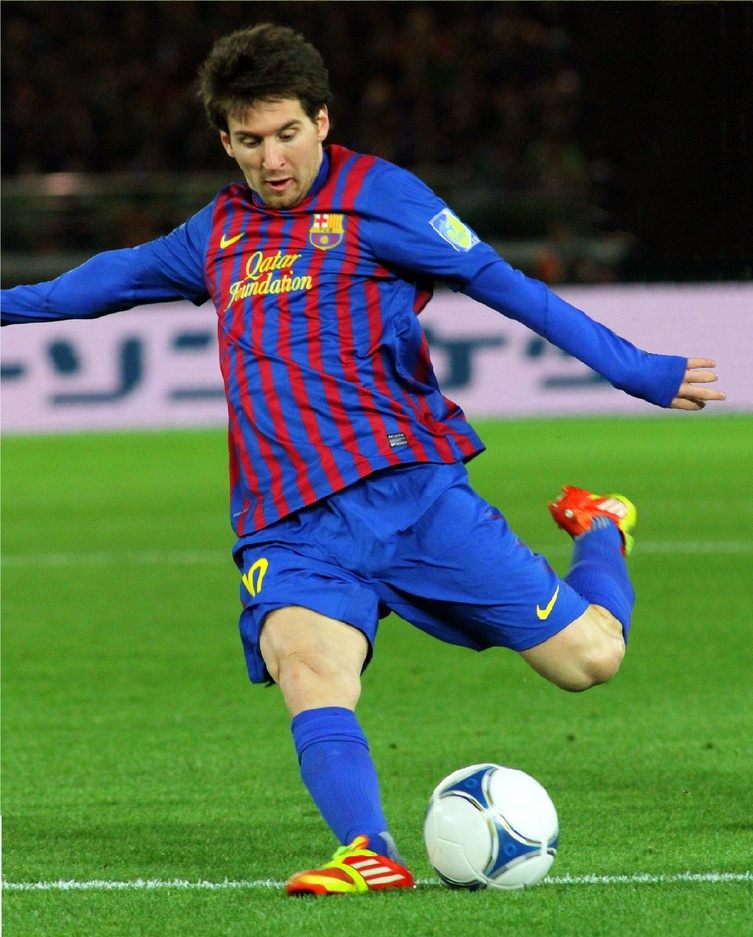
#> input picture Pic/Lionel.jpeg, 753 x 937 px, shrunk from 2032 x 2528 before the run, found by its file name
$ python labtestPrepGMBM.py
#> lines starting #> are read from the running program, lines starting #| are printed output that depends on the picture
'''
1.Grayscale, Binary Convert
2.Manual Histogram
3.Bit masking and Bit slicing
4.Move Intensity
'''
import cv2
import numpy as np
import matplotlib.pyplot as plt

def main():
    path = "/home/mehedi/Desktop/Digital Image Processing/Pic/Lionel.jpeg"
    rgbImg = plt.imread(path)
#> rgbImg is the input picture: shape (937, 753, 3); mean R, G, B 78.1, 101.8, 76.1
    rgbImg1 = cv2.resize(rgbImg,(200,200))
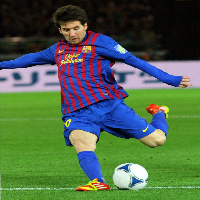
#> rgbImg1: shape (200, 200, 3); mean R, G, B 77.8, 101.5, 75.8
    print(rgbImg.shape)
#| (937, 753, 3)

    grayscale = cvtGrayscale(rgbImg)
    r,c = grayscale.shape

    # [8 lines of commented-out code are left out]

    img_set = [rgbImg,rgbImg1]
    title_set = ['rgbImg','grayscale']

    plt_img(img_set,title_set)
    #plt_hist(img_set,title_set,r,c)

def cvtGrayscale(img):
    r,c,k = img.shape
#> r = 937; c = 753; k = 3
    red = img[:,:,0]
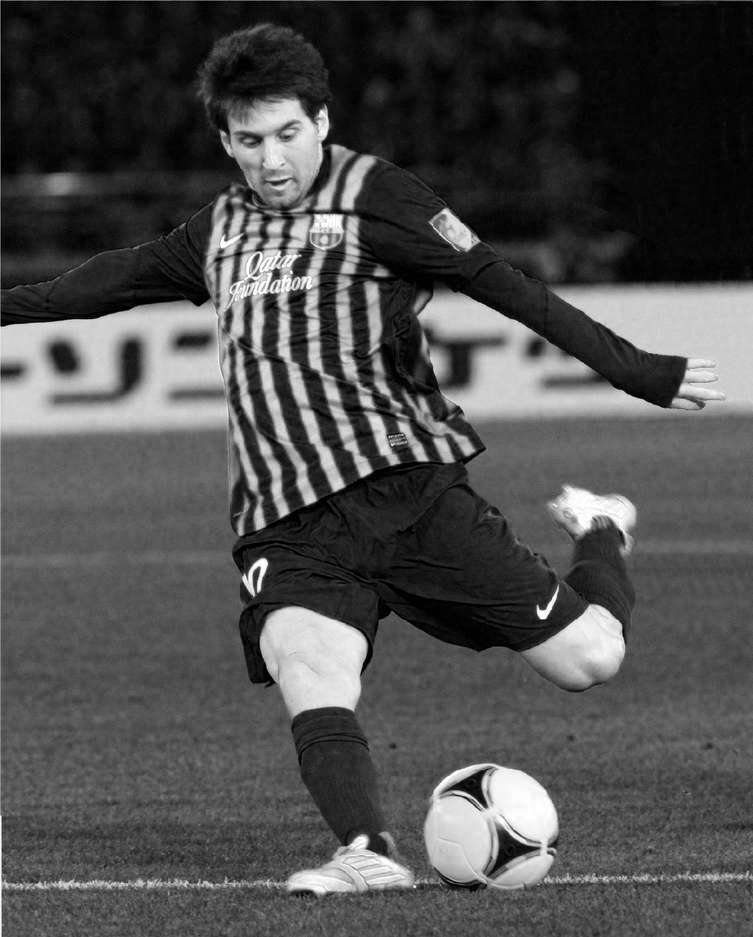
#> red: shape (937, 753); min 0, max 255, mean 78.1
    green = img[:,:,1]
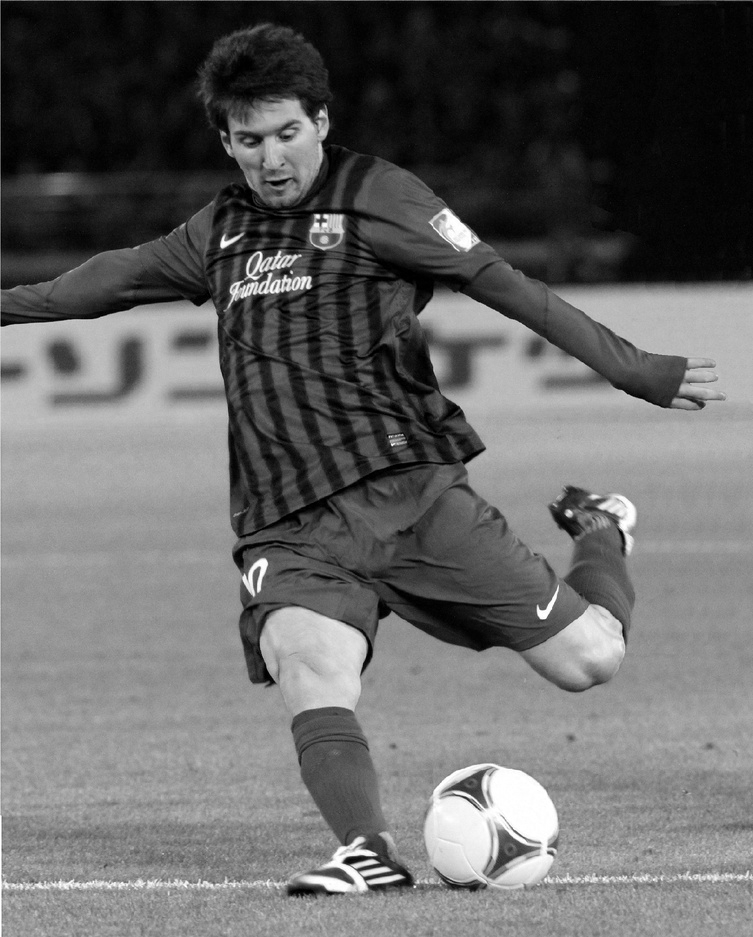
#> green: shape (937, 753); min 0, max 255, mean 101.8
    blue = img[:,:,2]
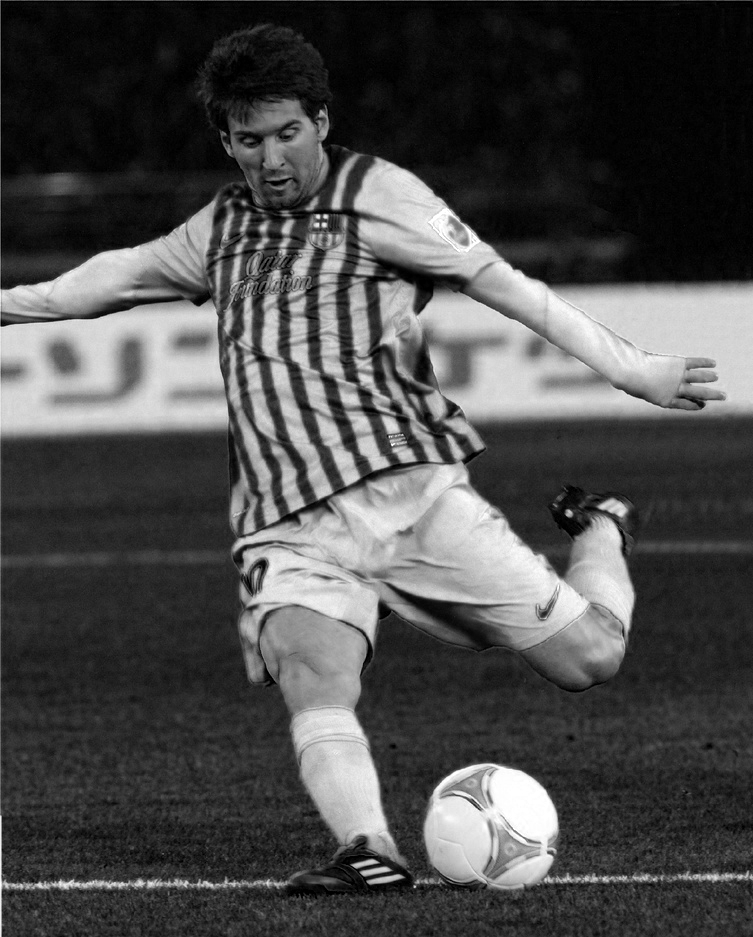
#> blue: shape (937, 753); min 0, max 255, mean 76.1
    grayscale = np.zeros((r,c),dtype=np.uint8)

    for i in range(r):
        for j in range(c):
            temp= 0.144 * red[i,j] + 0.587 * green[i,j] + 0.299 * blue[i,j]
            temp = max(temp,0)
            temp = min(255,temp)
            grayscale[i,j] =  temp
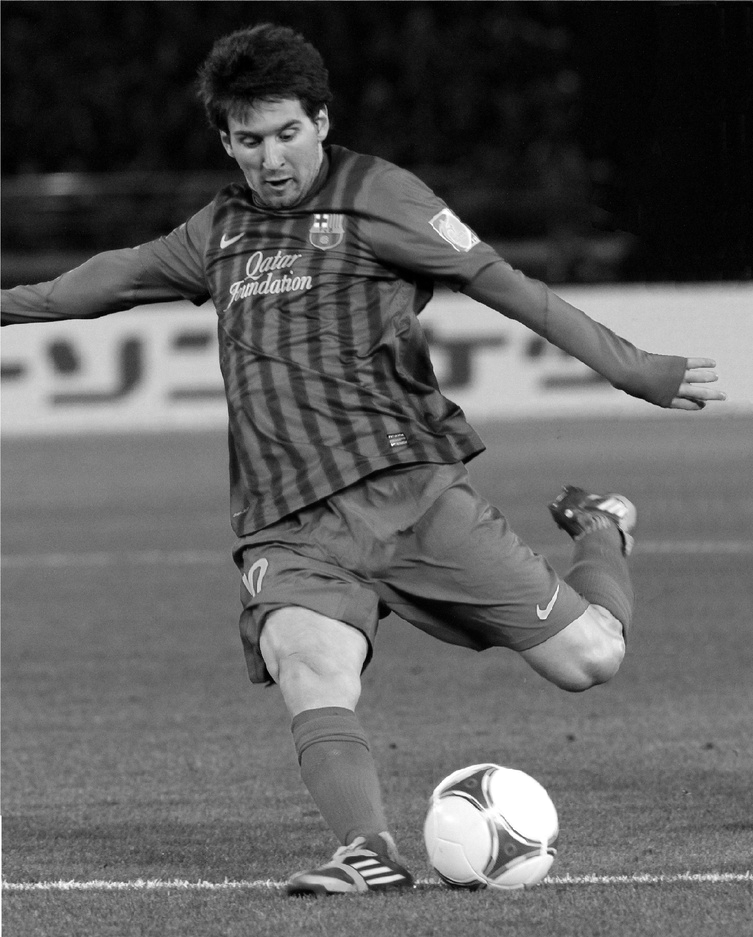
#> grayscale: shape (937, 753); min 0, max 255, mean 93.2
    return grayscale

# [71 lines left out: functions cvtBinary, move_intensity, bitMasking, bitSlicing, plt_hist, not called in this run]

def plt_img(img_set,title_set):
    ln = len(img_set)
#> ln = 2
    plt.figure(figsize=(20,20))
    l=0
    for i in range(ln):
        plt.subplot(1,2,l+1)
        ch = len(img_set[i])
        if ch==3:
            plt.imshow(img_set[i])
        else:
            plt.imshow(img_set[i],cmap='gray')
        plt.title(title_set[i])
        l = l+1
#> this loop made 2 passes
#> ch on passes 1 to 2: 937, 200
#> after the loop, l = 2
    plt.show()
if __name__ == "__main__":
    main()

$ run again, with Pic/parrot.jpg copied over Pic/Lionel.jpeg
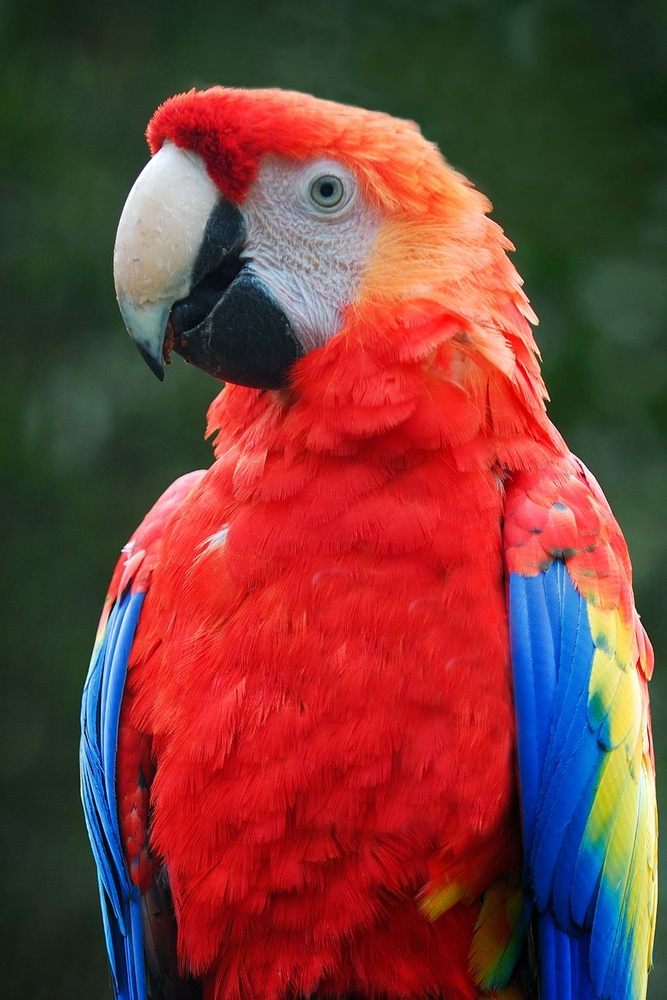
#> input picture Pic/parrot.jpg, 667 x 1000 px, shrunk from 860 x 1290 before the run, found by its file name
#> in main, rgbImg is the input picture: shape (1000, 667, 3); mean R, G, B 118.1, 62.1, 57.3
#| (1000, 667, 3)
#> in cvtGrayscale, `red = img[:,:,0]`:
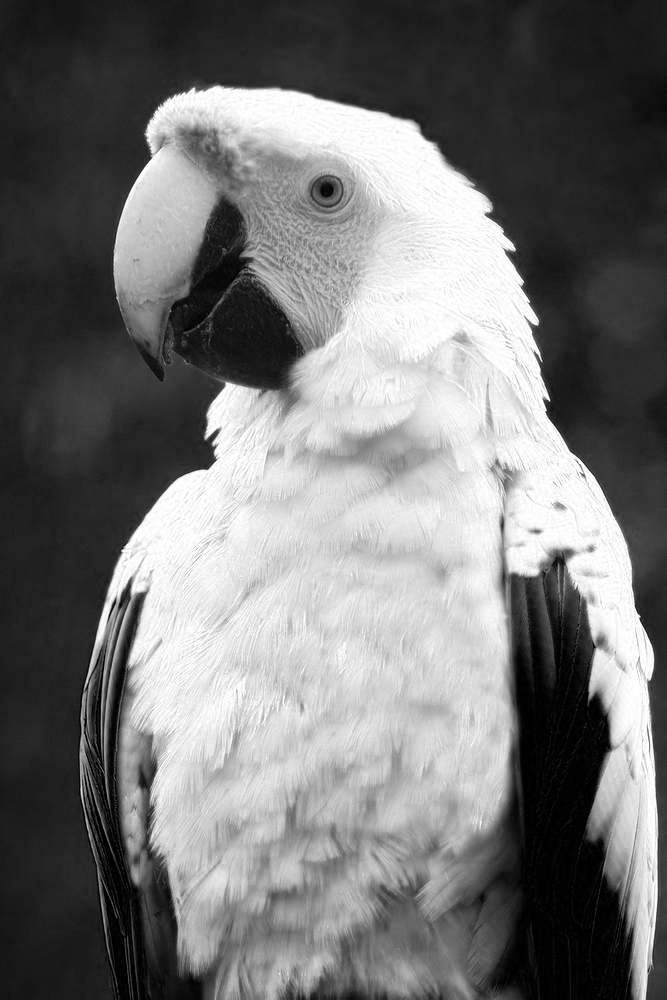
#> red: shape (1000, 667); min 0, max 255, mean 118.1
#> after the loop in cvtGrayscale, `for i in range(r):`:
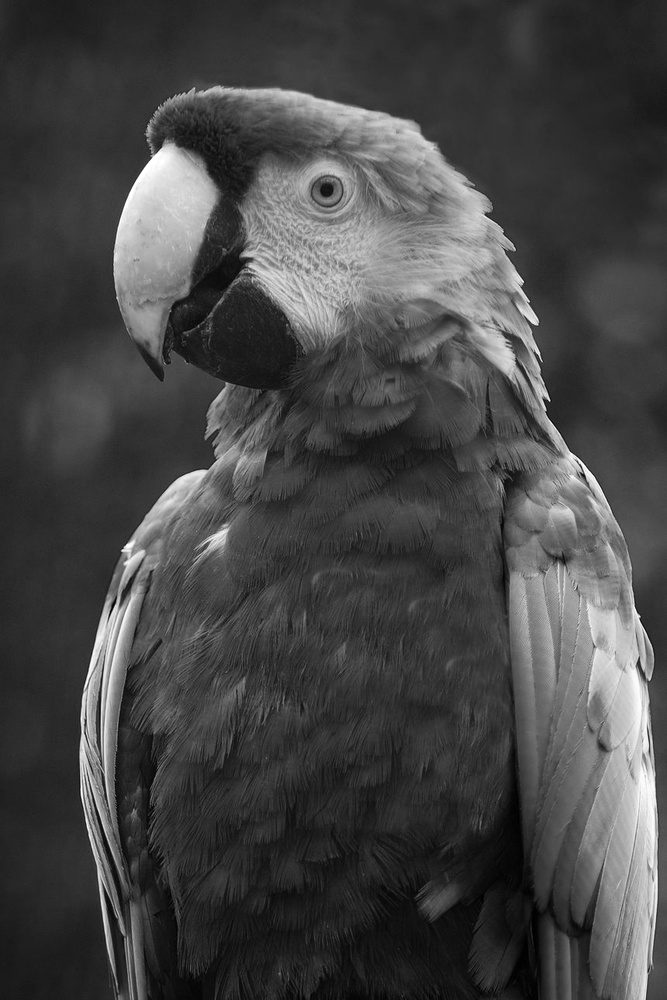
#> grayscale: shape (1000, 667); min 0, max 255, mean 70.1
#> ln = 2
#> the loop in plt_img, `for i in range(ln):` made 2 passes
#> ch on passes 1 to 2: 1000, 200

$ run again, with Pic/rad.png saved as Pic/Lionel.jpeg
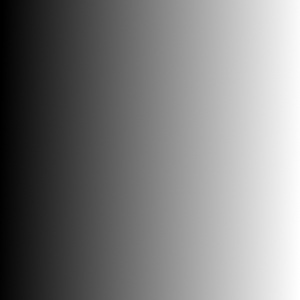
#> input picture Pic/rad.png, 300 x 300 px, found by its file name
#> in main, rgbImg is the input picture: shape (300, 300, 3); min 0, max 255, mean 126.5
#| (300, 300, 3)
#> ln = 2
#> the loop in plt_img, `for i in range(ln):` made 2 passes
#> ch on passes 1 to 2: 300, 200
#> in plt_img, `plt.show()`:
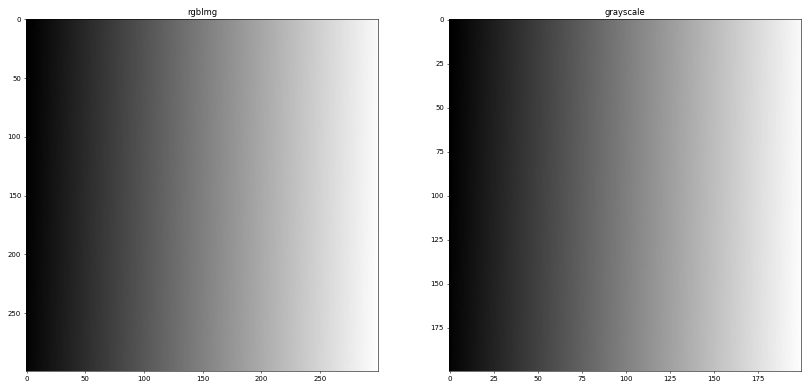
#> figure drawn by matplotlib, 2 panels
